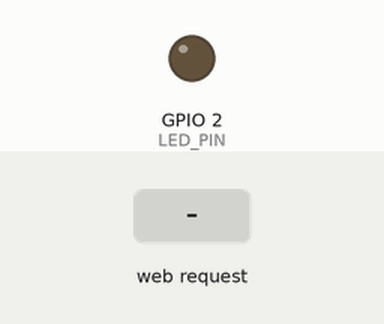
A sketch run on a simulated ESP32. Shown: output pins drawn as LEDs (lit = HIGH). Inputs (shaded band) come from the test bench. WiFi joins after 1.5 s; servers stay silent unless stated; what the sketch prints to the serial monitor is not drawn.

Above: at 2.7 s.
2.8 s: HTTP request GET /on received
At 4.0 s:
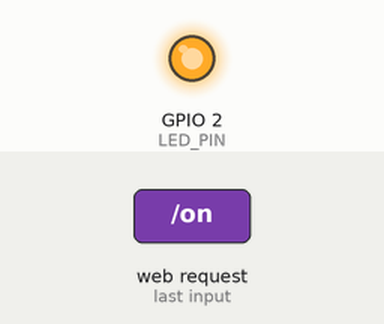
4.3 s: HTTP request GET /off received
At 5.1 s:
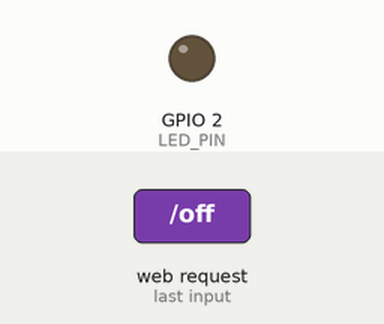
Timing chart, 0 to 7.3 s (numbered marks = the images above; inputs shaded):
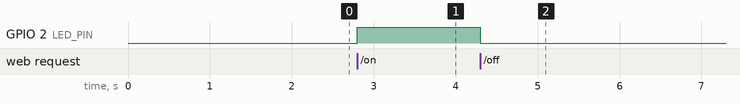

Measured:
- after the input at 2.8 s, GPIO 2 (LED_PIN): LOW → HIGH at once
- after the input at 4.3 s, GPIO 2 (LED_PIN): HIGH → LOW at once

The sketch:

task1_esp32_webserver.ino
```cpp
/*
 * TASK 01: ESP32 Web Server & Built-in LED Control
 * Board: ESP32 Dev Module
 * GPIO: Pin 2 (Onboard LED)
 * Serves the "BUILT-IN LED" control page: live LED status, ON/OFF buttons
 * and a GPIO / Wi-Fi / controller info strip.
 * Sanitized for public release - Replace WiFi credentials before upload.
 */

#include <WiFi.h>
#include <WebServer.h>

// Replace with your local Wi-Fi credentials
const char* ssid = "YOUR_WIFI_SSID_HERE";
const char* password = "YOUR_WIFI_PASSWORD_HERE";

WebServer server(80);
const int LED_PIN = 2;
bool ledOn = false;

// Page template. %ICON%, %STATE%, %DETAIL% and %ONCLASS% are filled in per request.
const char PAGE[] PROGMEM = R"rawliteral(
<!DOCTYPE html>
<html lang="en">
<head>
<meta charset="UTF-8">
<meta name="viewport" content="width=device-width, initial-scale=1">
<title>ESP32 Built-in LED</title>
<style>
  :root { --cream:#F3E7CC; --card:#EDDFBD; --ink:#243B4A; --steel:#577587; --gold:#D4B574; }
  * { box-sizing:border-box; margin:0; padding:0; }
  body { background:var(--cream); color:var(--ink); font-family:Arial, Helvetica, sans-serif;
         min-height:100vh; display:flex; flex-direction:column; align-items:center; padding:24px 16px; }
  .rule { width:100%; max-width:860px; height:3px; background:var(--ink); position:relative; margin-bottom:40px; }
  .rule::after { content:""; position:absolute; left:50%; top:-7px; width:12px; height:12px;
                 background:var(--gold); border:2px solid var(--ink); transform:translateX(-50%) rotate(45deg); }
  .frame { width:100%; max-width:860px; border:4px solid var(--ink); background:var(--card);
           box-shadow:10px 10px 0 var(--ink); padding:14px; }
  .inner { border:1.5px solid var(--steel); padding:36px 28px 28px; }
  .top { display:flex; justify-content:space-between; align-items:flex-start; gap:16px; flex-wrap:wrap; }
  h1 { font-family:Georgia, 'Times New Roman', serif; font-size:28px; letter-spacing:0.02em; }
  .sub { font-size:12px; letter-spacing:0.12em; color:var(--steel); margin-top:4px; }
  .badge { border:2px solid var(--ink); background:var(--gold); padding:6px 12px;
           font-size:12px; font-weight:bold; letter-spacing:0.08em; }
  .status { text-align:center; margin:36px 0; }
  .ring { width:200px; height:200px; margin:0 auto 24px; border-radius:50%; border:3px solid var(--steel);
          display:flex; align-items:center; justify-content:center; }
  .dot { width:176px; height:176px; border-radius:50%; border:5px solid var(--ink); background:#D9CFB6;
         display:flex; align-items:center; justify-content:center; font-size:72px; }
  .on .dot { background:var(--gold); }
  h2 { font-family:Georgia, 'Times New Roman', serif; font-size:36px; letter-spacing:0.06em; }
  .detail { font-size:14px; color:var(--steel); margin-top:6px; }
  .buttons { display:grid; grid-template-columns:1fr 1fr; gap:16px; margin-top:12px; }
  .btn { display:block; text-align:center; padding:18px 12px; border:3px solid var(--ink);
         box-shadow:6px 6px 0 var(--ink); font-weight:bold; font-size:14px; letter-spacing:0.18em;
         text-decoration:none; transition:transform .1s, box-shadow .1s; }
  .btn:active { transform:translate(4px,4px); box-shadow:2px 2px 0 var(--ink); }
  .btn-on { background:var(--steel); color:#FFFFFF; }
  .btn-off { background:var(--gold); color:var(--ink); }
  .stats { display:grid; grid-template-columns:repeat(3,1fr); border-top:1.5px solid var(--steel);
           margin-top:36px; padding-top:20px; text-align:center; }
  .stats div + div { border-left:1px solid var(--steel); }
  .stats b { display:block; font-family:Georgia, 'Times New Roman', serif; font-size:22px; }
  .stats span { font-size:11px; letter-spacing:0.14em; color:var(--steel); }
  @media (max-width:520px) { .buttons { grid-template-columns:1fr; } h2 { font-size:28px; } }
</style>
</head>
<body>
  <div class="rule"></div>
  <div class="frame">
    <div class="inner">
      <div class="top">
        <div>
          <h1>BUILT-IN LED</h1>
          <p class="sub">ESP32 DEV MODULE &bull; GPIO 2</p>
        </div>
        <div class="badge">&#9679; CONNECTED</div>
      </div>

      <div class="status %ONCLASS%">
        <div class="ring"><div class="dot">%ICON%</div></div>
        <h2>LED IS %STATE%</h2>
        <p class="detail">%DETAIL%</p>
      </div>

      <div class="buttons">
        <a class="btn btn-on" href="/on">TURN LED ON</a>
        <a class="btn btn-off" href="/off">TURN LED OFF</a>
      </div>

      <div class="stats">
        <div><b>02</b><span>GPIO PIN</span></div>
        <div><b>Wi-Fi</b><span>CONNECTION</span></div>
        <div><b>ESP32</b><span>CONTROLLER</span></div>
      </div>
    </div>
  </div>
</body>
</html>
)rawliteral";

void handleRoot() {
  String html = FPSTR(PAGE);
  html.replace("%ONCLASS%", ledOn ? "on" : "");
  html.replace("%ICON%", ledOn ? "&#9679;" : "&#9675;");
  html.replace("%STATE%", ledOn ? "ON" : "OFF");
  html.replace("%DETAIL%", ledOn ? "The built-in indicator is currently active."
                                 : "The built-in indicator is currently inactive.");
  // Declaring UTF-8 here (and in the <meta> tag) keeps symbols from showing as garbled text
  server.send(200, "text/html; charset=utf-8", html);
}

void handleOn() {
  ledOn = true;
  digitalWrite(LED_PIN, HIGH);
  server.sendHeader("Location", "/");
  server.send(303);
}

void handleOff() {
  ledOn = false;
  digitalWrite(LED_PIN, LOW);
  server.sendHeader("Location", "/");
  server.send(303);
}

void setup() {
  Serial.begin(115200);
  pinMode(LED_PIN, OUTPUT);
  digitalWrite(LED_PIN, LOW);

  Serial.println("Connecting to Wi-Fi...");
  WiFi.begin(ssid, password);

  // Give up after ~20 s instead of printing dots forever, and show why
  int attempts = 0;
  while (WiFi.status() != WL_CONNECTED && attempts < 40) {
    delay(500);
    Serial.print(".");
    attempts++;
  }
  Serial.println("");

  if (WiFi.status() != WL_CONNECTED) {
    Serial.print("Wi-Fi connection FAILED, status code ");
    Serial.println(WiFi.status());
    return;
  }

  Serial.println("Wi-Fi connected.");
  Serial.print("IP address: ");
  Serial.println(WiFi.localIP());

  server.on("/", handleRoot);
  server.on("/on", handleOn);
  server.on("/off", handleOff);

  server.begin();
  Serial.println("HTTP server started");
}

void loop() {
  server.handleClient();
}
```
